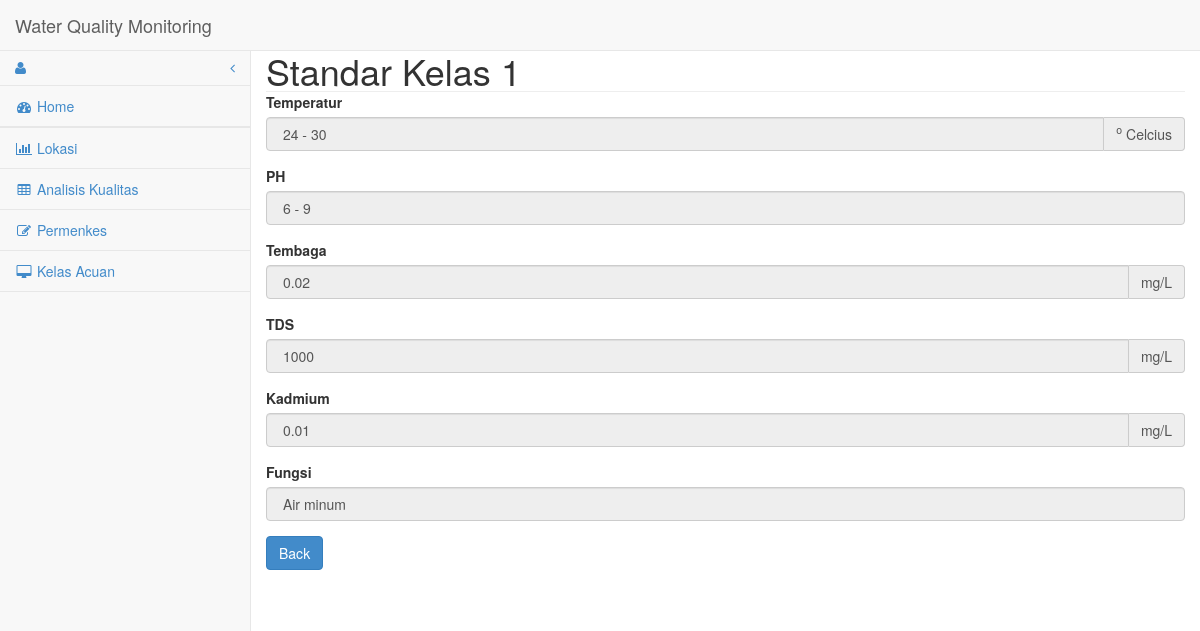
/openkelas.php?id=1, run on the app's committed database.
### tables this page shows
CREATE TABLE IF NOT EXISTS `kelas_acuan` (
  `id_kelas` int(6) NOT NULL,
  `temperatur_atas` float DEFAULT NULL,
  `ph_atas` float DEFAULT NULL,
  `tembaga` float DEFAULT NULL,
  `temperatur_bawah` float DEFAULT NULL,
  `ph_bawah` float DEFAULT NULL,
  `tds` float DEFAULT NULL,
  `kadmium` float DEFAULT NULL,
  `deskripsi` varchar(50) DEFAULT NULL
);

### openkelas.php (the view, shortened to what this page needs)
<?php require ('qs_connection.php');
$idr=$_GET["id"];
?>
<html xmlns="http://www.w3.org/1999/xhtml" >
<!DOCTYPE html>
<html lang="en">
<head>
    <link href="css/bootstrap.min.css" rel="stylesheet">
    <link href="css/sb-admin-2.css" rel="stylesheet">
    <link href="css/plugins/morris.css" rel="stylesheet">
    <link href="font-awesome/css/font-awesome.min.css" rel="stylesheet" type="text/css">
</head>
<body>
    <div id="wrapper">
        <nav class="navbar navbar-default navbar-static-top" role="navigation" style="margin-bottom: 0">
            <div class="navbar-header">
                <a class="navbar-brand" href="home.php">Water Quality Monitoring</a>
            </div>
            <div class="navbar-default sidebar" role="navigation">
                <div class="sidebar-nav navbar-collapse">
                    <ul class="nav" id="side-menu">
                    <li class="dropdown">
                        <a href="#" class="dropdown-toggle" data-toggle="dropdown"><i class="fa fa-user"></i> <?php echo $_SESSION["user"]; ?> <span class="fa arrow"></span></a>
                    </li>
                    <li >
                        <a href="home.php"><i class="fa fa-fw fa-dashboard"></i> Home</a>
                    </li>
                    <li>
                    </li>
                    <li>
                        <a href="lokasi.php"><i class="fa fa-fw fa-bar-chart-o"></i> Lokasi</a>
                    </li>
                    <li>
                        <a href="analisis_kualitas.php"><i class="fa fa-fw fa-table"></i> Analisis Kualitas</a>
                    </li>
                    <li>
                        <a href="permenkes.php"><i class="fa fa-fw fa-edit"></i> Permenkes</a>
                    </li>
                    <li   class="active">
                        <a href="kelasacuan.php"><i class="fa fa-fw fa-desktop"></i> Kelas Acuan</a>
                    </li>
                </ul>
            </div>
        </div>
        </nav>
        <div id="page-wrapper" style="padding:0">
            <div class="container-fluid">
				<?php
					$resultx = mysql_query("SELECT * FROM kelas_acuan WHERE id_kelas = '$idr' ");
						$row = mysql_fetch_array($resultx);
											$nama = $row['temperatur_atas'];
											$isi = $row['temperatur_bawah'];
											$tembaga = $row['tembaga'];
											$phatas = $row['ph_atas'];
											$phbawah = $row['ph_bawah'];
											$tds = $row['tds'];
											$kadmium = $row['kadmium'];
											$deskripsi = $row['deskripsi'];
				?>
                <div class="row">
                    <div class="col-lg-12">
                        <h1 class="page-header" style="margin:0; padding:0">
                            Standar Kelas <?php echo $_GET["id"];?>
                        </h1>
                    </div>
                </div>
                <div class="row">
                    <div class="col-lg-12">
                        <form action="editorKelas.php" method="post">
                            <label>Temperatur</label>
							 <div class="form-group input-group">
                                <input class="form-control" value=" <?php echo $isi; ;?> - <?php echo $nama; ;?>" name="tpbawah" readonly="readonly">
                                <span class="input-group-addon"><sup>o</sup> Celcius</span>
                            </div>
							<div class="form-group">
                                <label>PH</label>
                                <input class="form-control" value=" <?php echo $phbawah; ;?> - <?php echo $phatas; ;?>" name="phbawah" readonly="readonly">
                            </div>
							<label>Tembaga</label>
							<div class="form-group input-group">
                                <input class="form-control" value=" <?php echo $tembaga; ;?>" name="tembaga" readonly="readonly">
                                <span class="input-group-addon">mg/L</span>
                            </div>
                            <label>TDS</label>
							<div class="form-group input-group">
                                <input class="form-control" value=" <?php echo $tds; ;?>" name="tds" readonly="readonly">
                                <span class="input-group-addon">mg/L</span>
                            </div>
                            <label>Kadmium</label>
							<div class="form-group input-group">
                                <input class="form-control" value=" <?php echo $kadmium; ;?>" name="kadmium" readonly="readonly">
                                <span class="input-group-addon">mg/L</span>
                            </div>
							<div class="form-group">
                                <label>Fungsi</label>
                                <input class="form-control" value=" <?php echo $deskripsi; ;?>" name="deskripsi" readonly="readonly">
                            </div>
                            <a href="kelasacuan.php" class="btn btn-primary" role="button">Back</a><br><br>
                        </form>
                    </div>
                </div>
            </div>
        </div>
    </div>
</body>
</html>

### css/sb-admin-2.css (style rules this page uses)
body { background-color: #f8f8f8; }
#wrapper { width: 100%; }
#page-wrapper { padding: 0 15px; min-height: 568px; background-color: #fff; }
@media (min-width:768px) { #page-wrapper { position: inherit; margin: 0 0 0 250px; padding: 0 30px; border-left: 1px solid #e7e7e7; } }
.sidebar .sidebar-nav.navbar-collapse { padding-right: 0; padding-left: 0; }
.sidebar ul li { border-bottom: 1px solid #e7e7e7; }
.sidebar .arrow { float: right; }
.sidebar .fa.arrow:before { content: "\f104"; }
@media (min-width:768px) { .sidebar { z-index: 1; position: absolute; width: 250px; margin-top: 51px; } }

### data on the page
kelas_acuan: tpbawah "24 - 30", phbawah "6 - 9", tembaga "0.02", tds "1000", kadmium "0.01", deskripsi "Air minum"

### other printed values
$_GET["id"] "1"
